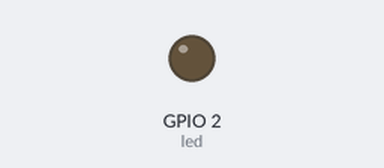
This sketch was run on a simulated ESP8266 (NodeMCU). Shown: output pins drawn as LEDs (lit = HIGH). WiFi joins after 1.5 s; servers stay silent unless stated; uploads are accepted with an empty reply; what the sketch prints to the serial monitor is not drawn.

Above: at 6.9 s.
Timing chart, 0 to 17.3 s (numbered marks = the images above):
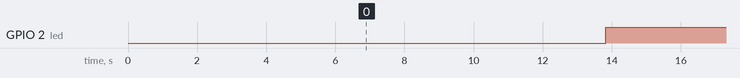

The sketch:

DweetIoReceber.ino
```cpp
#include "keys.h"
#include <ESP8266WiFi.h> // Versão 2.6.0
#include <ArduinoJson.h> // Versão 6.13.0

String nomeDaCoisa = "Ocean";
const char* host = "dweet.io";
const int httpPort = 80;

int led = 2;

void setup() {
  Serial.begin(9600);
  pinMode(led, OUTPUT);

  // WiFi
  if (mudarMAC) {
    wifi_set_macaddr(STATION_IF, MAC); // Define novo endereço de MAC
  }
}

void loop() {
  // WiFi
  if (WiFi.status() != WL_CONNECTED) {
    conectarWiFi();
  }
  // Recebe o último valor enviado
  dweetDado();

  digitalWrite(led, LOW);
  delay(1000);
  digitalWrite(led, HIGH);
  delay(1000);
}

void conectarWiFi() {
  Serial.print("Conectando-se à rede: ");
  Serial.println(ssid);
  WiFi.mode(WIFI_STA);
  WiFi.begin(ssid, password);
  while (WiFi.status() != WL_CONNECTED) {
    delay(500);
    Serial.print(".");
  }
  Serial.println("");
  Serial.println("WiFi conectado");
  Serial.print("Endereço de IP: ");
  Serial.println(WiFi.localIP());
}

// Conecta via TCP ao Dweet.io, inicia comunicação e finaliza a conexão
void dweetDado() {
  Serial.println("\nInício da conexão.");

  WiFiClient client;
  client.setTimeout(10000);
  if (!client.connect(host, httpPort)) {
    Serial.println("Falha de conexão com o Dweet.io!");
    return;
  }

  Serial.println("Conectado!");

  // Prepara a mensagem e envia
  client.print(msgReceberHTTPDweet());

  // Decodifica a mensagem recebida
  decodificaRespostaDweet(client);

  // Desconectar
  client.stop();

  Serial.println();
  Serial.println("Fim da conexão.");
  delay(1000);
}

// Prepara a mensagem de envio para o Dweet.io
// Segue o padrão: https://dweet.io/get/latest/dweet/for/my-thing-name
String msgReceberHTTPDweet() {
  String dweetHttpGet = "GET /get/latest/dweet/for/";
  dweetHttpGet = dweetHttpGet + String( nomeDaCoisa );
  dweetHttpGet = dweetHttpGet+" HTTP/1.1\r\n"+
                 "Host: " +
                 host +
                 "\r\n" +
                 "Connection: close\r\n\r\n";
  Serial.println("\nTexto a enviar:");
  Serial.print(dweetHttpGet);
  return dweetHttpGet;
}

// Recebe o retorno em formato JSON e decodifica o dado lido
void decodificaRespostaDweet(WiFiClient client) {
  // Verifica resposta HTTP
  char status[32] = {0};
  client.readBytesUntil('\r', status, sizeof(status));
  if (strcmp(status, "HTTP/1.1 200 OK") != 0) {
    Serial.print("Resposta inesperada: ");
    Serial.println(status);
    return;
  }

  // Pula os cabecalhos HTTP
  char fimDosCabecalhos[] = "\r\n\r\n";
  if (!client.find(fimDosCabecalhos)) {
    Serial.println("Resposta inválida!");
    return;
  }

  // Salva o objeto JSON dinamicamente e imprime o dado na saída Serial
  // Use arduinojson.org/v6/assistant para definir esta capacidade
  const size_t capacity = JSON_ARRAY_SIZE(1)
                        + JSON_OBJECT_SIZE(1)
                        + JSON_OBJECT_SIZE(3)
                        + JSON_OBJECT_SIZE(4)
                        + 130;
  DynamicJsonDocument doc(capacity);
  DeserializationError erro = deserializeJson(doc, client);
  if (erro) {
    Serial.print("Falha em deserializeJson(): ");
    Serial.println(erro.c_str());
    return;
  }
  JsonObject conteudo = doc["with"][0];
  const char* coisa = conteudo["thing"]; // "Ocean"
  const char* dataDeCriacao = conteudo["created"]; // "2019-11-04T13:22:33.516Z"
  int dado = conteudo["content"]["dado"]; // valor do dado lido
  Serial.print("Dado lido: ");
  Serial.println(dado);
}
```

keys.h
```cpp
// Configuração WiFi
const char ssid[] = "ssid"; // Nome da rede
const char password[] = "pass"; // Senha da rede
bool mudarMAC = false; // Define se é preciso alterar o endereço de MAC
uint8_t MAC[6] = {0xc8,0x2a,0x14,0x4e,0xc4,0x86}; // Endereço de MAC
```

Measured:
- by itself, GPIO 2 (led): alternates HIGH for 12.3 s and LOW for 1.0 s
